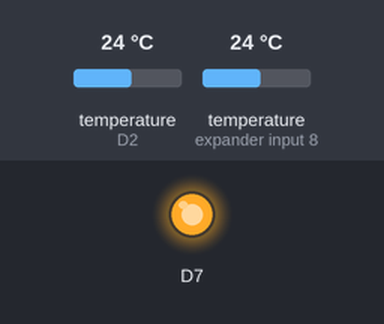
The sketch below on a simulated ESP8266 (NodeMCU). Shown: output pins drawn as LEDs (lit = HIGH). Dashed ring = blinking. The test bench sets the inputs (shaded band); at power-on: temperature (sensors on D2, expander input 8) 24 °C. WiFi joins after 1.5 s; servers stay silent unless stated; what the sketch prints to the serial monitor is not drawn.

Above: at 2.8 s.
2.9 s: temperature (sensor on D2) set to 23.1 °C
At 4.8 s:
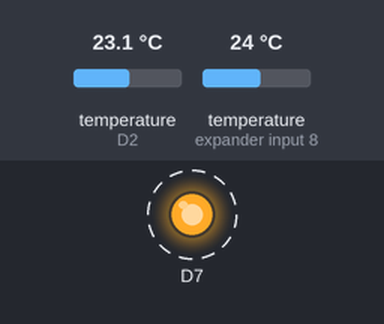
8.9 s: temperature (sensor on D2) set to 28 °C
At 8.9 s:
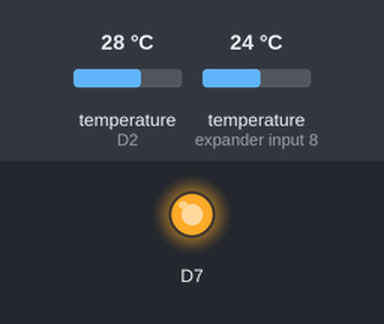
10.4 s: temperature (sensor on D2) set to 27.2 °C
At 13.2 s:
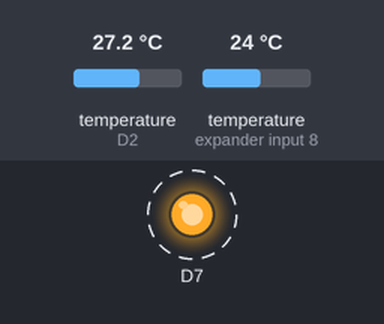
13.4 s: temperature (sensor on D2) set to 28.5 °C
At 14.3 s:
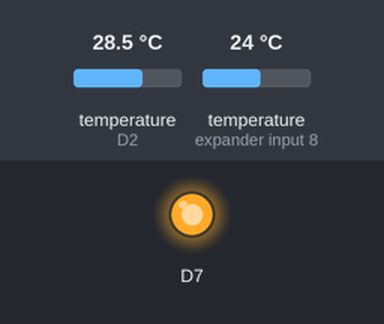
Timing chart, 0 to 15.9 s (numbered marks = the images above; inputs shaded):
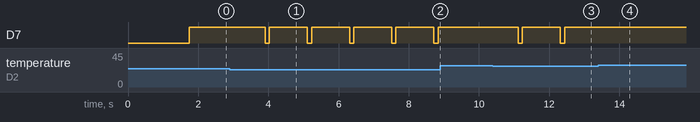

The sketch:

Control_Temperature.ino
```cpp
#include <ESP8266WiFi.h>
#include <DallasTemperature.h>
#include <OneWire.h>
#include <time.h>
#define ONE_WIRE_BUS D2
#define TEMPERATURE_PRECISION 9
const char* ssid = "MaracaNet";//"dlink-8A5C";
const char* password = "carlapersonal";//"vzsng15127";
const float PWM_DT=10;//Fatia do PWM em ms
const float TRange=70;//Amplitude de valores p temperatura
const float kp=1;
const float ki=1;
const float kd=1;
const short unsigned int PWMslices=10;//Resolução de um periodo de PWM
double dt0pwm=0, dt1=0;//Referência de tempo
byte led1 = D7;
//byte led2 = D4;

;

String setpoint1, setpoint2;

char temperatureString1[6];
char temperatureString2[6];

OneWire oneWire(ONE_WIRE_BUS);
DallasTemperature sensors(&oneWire);

DeviceAddress insideThermometer, outsideThermometer;
WiFiServer server(80);

void  softPWM(const int duty,byte PIN1)
  {
    const short unsigned int PWMslices=10;
    static int count;

    ++count;
    count=count%PWMslices;

    if((count<duty)) {


      digitalWrite(PIN1,HIGH);//high

    }
    else
    {
      digitalWrite(PIN1,LOW);

    }
  }

void setup() {
  Serial.begin(9600);
  delay(10);
 pinMode(D7,OUTPUT);
 sensors.begin();

  // Connect to WiFi network
  Serial.println();
  Serial.println();
  Serial.print("Connecting to ");
  Serial.println(ssid);

  WiFi.begin(ssid, password);

  while (WiFi.status() != WL_CONNECTED) {
    delay(500);
    Serial.print(".");
  }

  Serial.println("");
  Serial.println("WiFi connected");

  // Start the server
  server.begin();
  Serial.println("Server started");
  Serial.println(WiFi.localIP());

  Serial.print("Locating devices...");
  Serial.print("Found ");
  Serial.print(sensors.getDeviceCount(), DEC);
  Serial.println(" devices.");

  // report parasite power requirements
  Serial.print("Parasite power is: ");
  if (sensors.isParasitePowerMode()) Serial.println("ON");
  else Serial.println("OFF");

  if (!sensors.getAddress(insideThermometer, 0)) Serial.println("Unable to find address for Device 0");
  if (!sensors.getAddress(outsideThermometer, 1)) Serial.println("Unable to find address for Device 1");

  sensors.setResolution(insideThermometer, TEMPERATURE_PRECISION);
  sensors.setResolution(outsideThermometer, TEMPERATURE_PRECISION);

  Serial.print("Device 0 Resolution: ");
  Serial.print(sensors.getResolution(insideThermometer), DEC);
  Serial.println();

  Serial.print("Device 1 Resolution: ");
  Serial.print(sensors.getResolution(outsideThermometer), DEC);
  Serial.println();
}


/*float getTemperature() {
  float temp;
  do {
    DS18B20.requestTemperatures();
    temp = DS18B20.getTempCByIndex(0);
    delay(100);
  } while (temp == 85.0 || temp == (-127.0));
  return temp;
}
 */

void loop() {
  float teste= 10;
  float e0,e1,e2,eTemp;
  float iae,m;
  int m1;
  WiFiClient client = server.available();
  dt1= millis();

 float temp1 = sensors.getTempC(insideThermometer);
     float temp2 = sensors.getTempC(outsideThermometer);
     String tempstring1 = String(temp1);
      //Serial.print("Requesting temperatures...");
    // Serial.print("temperatura:");
    // Serial.println(tempstring1);
      sensors.requestTemperatures();
 //CONTROLE

 //calculo do erro
      eTemp=(temp1-(setpoint1.toInt()))/TRange; //erro normalizado
      if(eTemp==eTemp)
      {
        e0=e1;
        e1=e2;
        e2=eTemp;
        iae+=e2*e2;
      }
      else
      {
        //È um NaN

      }
      //if(e2<0) e2=-e2;
//FOrça DE CONTROLE
      m = m + kp*(e2-e1)+ ki*e2+(kd*(e2-2*e1 + e0));//equação "velocidade" do PID
      if(m>1)
        m=1;
      else
      if(m<-1)
        m=-1;

      m1 = PWMslices*m;//Adequação da força à resolução do PWM


 //chamar o PWM
  if((dt1-dt0pwm)>=PWM_DT)
  {

    //softPWM(0,24,25);
    //softPWM(0,23,27);
   softPWM(m1,led1);
  //  softPWM( pwm2.toInt(),led2);

    dt0pwm=dt1;
  }


  if (!client) {
    return;
  }

  Serial.println("new client");
  while(!client.available()){
   delay(1);}


      /*Serial.println("DONE");

      Serial.print("Temp 1: ");
      Serial.print(temp1);*/
  //dtostrf(temp1, 2, 2, temperatureString1);
  //dtostrf(temp2, 2, 2, temperatureString2);
  //float temp = getTemperature();
  //dtostrf(temp, 2, 2, temperatureString);

 String req = client.readStringUntil('\r');// until r?
 Serial.println(req);
 client.flush();
 String buf = "";
 if(req.indexOf("temperatura")!=-1){
  buf += "HTTP/1.1 200 OK\r\nContent-Type: text/html\r\n\r\n"+tempstring1+"\r\n";

 }else{
    buf += "HTTP/1.1 200 OK\r\nContent-Type: text/html\r\n\r\n<!DOCTYPE HTML>\r\n<html>\r\n";

    }


  client.print(buf);
   if(req.indexOf("setpoint1=")!=-1){
       setpoint1= req.charAt(req.indexOf("setpoint1=")+10);
       setpoint1+= req.charAt(req.indexOf("setpoint1=")+11);
       //setpoint1 += req.charAt(req.indexOf("setpoint1=")+12);
       //setpoint1 += req.charAt(req.indexOf("setpoint1=")+13);
       //pwm1=pwm1.toInt();
       Serial.print("setpoint1:");
       Serial.println(setpoint1);

       setpoint2 = req.charAt(req.indexOf("setpoint2=")+5);
      // pwm2 += req.charAt(req.indexOf("pwm2=")+6);
      // pwm2=pwm2.toInt();
       Serial.print("setpoint2:");
       Serial.println(setpoint2);
 }else{
        Serial.print("setpoint1:");
       Serial.println(setpoint1.toInt());
        Serial.print("setpoint2:");
       Serial.println(setpoint2.toInt());
    }


client.flush();
  client.stop();

  Serial.println("Client disonnected");

}
```

Measured:
- the behaviour switches between 24 and 23.9 °C on temperature (sensor on D2) (found by bisection; images 0 and 1)
- the behaviour switches between 28 and 27.9 °C on temperature (sensor on D2) (found by bisection; images 2 and 3)
- the behaviour switches between 28.4 and 28.5 °C on temperature (sensor on D2) (found by bisection; images 3 and 4)
- after the input at 2.9 s, D7: alternates HIGH for 1.1 s and LOW for 0.12 s, starting after 1.0 s
- after the input at 8.9 s, D7: stays HIGH (without the input it goes to LOW after 1.0 s)
- after the input at 10.4 s, D7: alternates HIGH for 1.1 s and LOW for 0.12 s, starting after 0.72 s
- after the input at 13.4 s, D7: stops changing and stays HIGH
